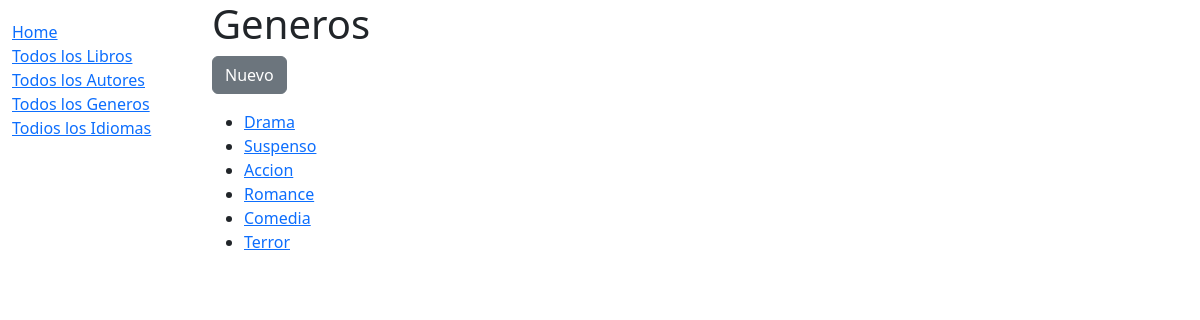
The app's page /catalogo/generos/ with its own data.
### catalogo/models.py (models this page shows, shortened)
class Genero(models.Model):
    nombre = models.CharField(max_length=50, help_text="Ingrese el nombre del gènero")

### catalogo/views.py (the view)
# urls.py: path('generos/', views.GeneroListView.as_view(), name='generos'),
class GeneroListView(generic.ListView):
    model = Genero
    template_name='generos.html'
    def get_context_data(self, **kwargs):
        generos = Genero.objects.all()
        context = super(GeneroListView, self).get_context_data(**kwargs)
        context['generos'] = generos
        return context

### catalogo/templates/generos.html
{% extends "base.html" %}
{% block content %}
<h1>Generos</h1>
<p><a href="{% url 'genero_new' %}" class="btn btn-secondary">Nuevo</a></p>
{% if generos %}
<ul>
    {% for genero in generos %}
    <li>
        <a href="{% url 'genero_update' genero.id %}">{{ genero.nombre }}</a>
    </li>
    {% endfor %}
</ul>
{% else %}
<p>Oops! No tenemos generos de libros en el catalogo.</p>
{% endif %}
{% endblock %}

### records on screen
Genero: nombre "Drama"
Genero: nombre "Suspenso"
Genero: nombre "Accion"
Genero: nombre "Romance"
Genero: nombre "Comedia"
Genero: nombre "Terror"
